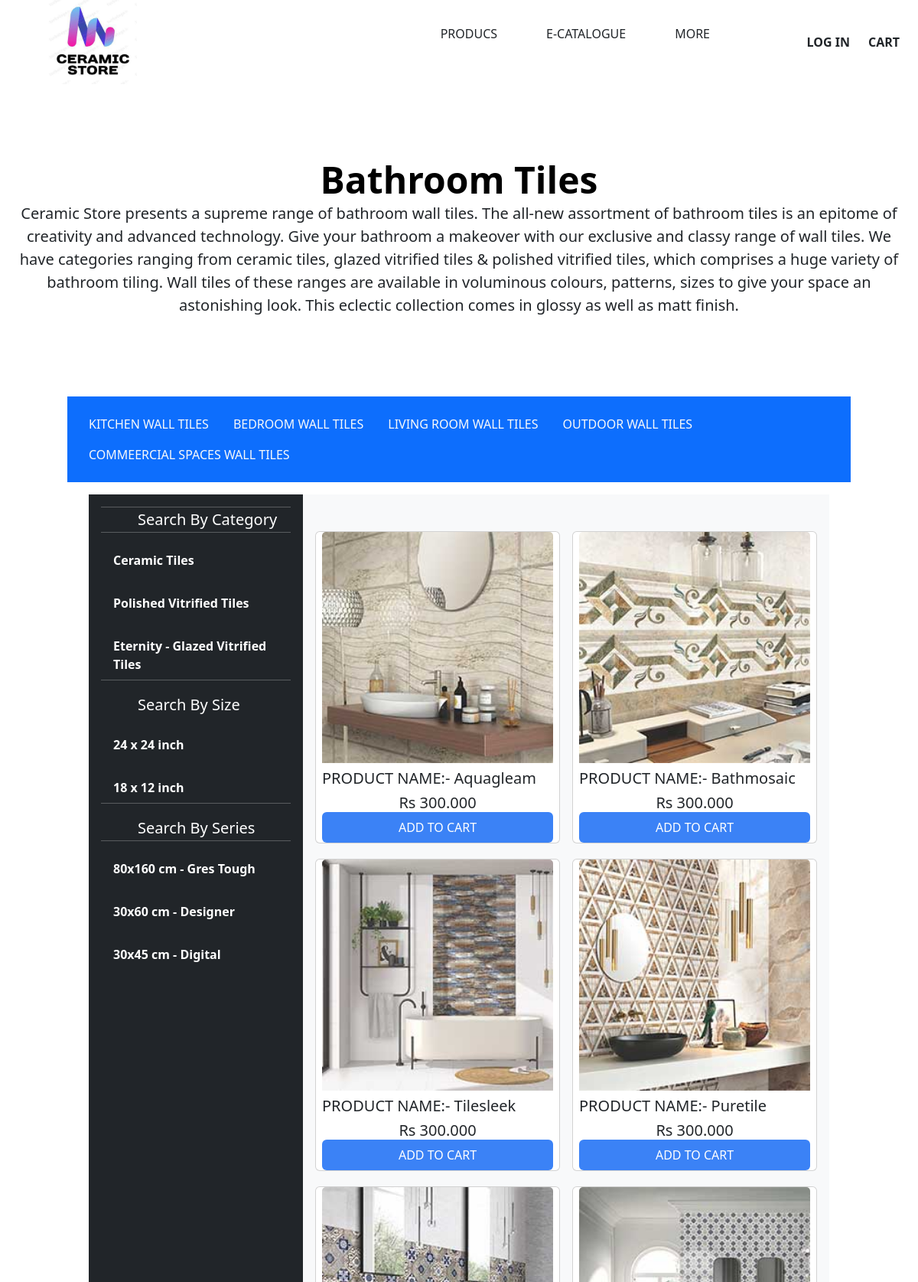
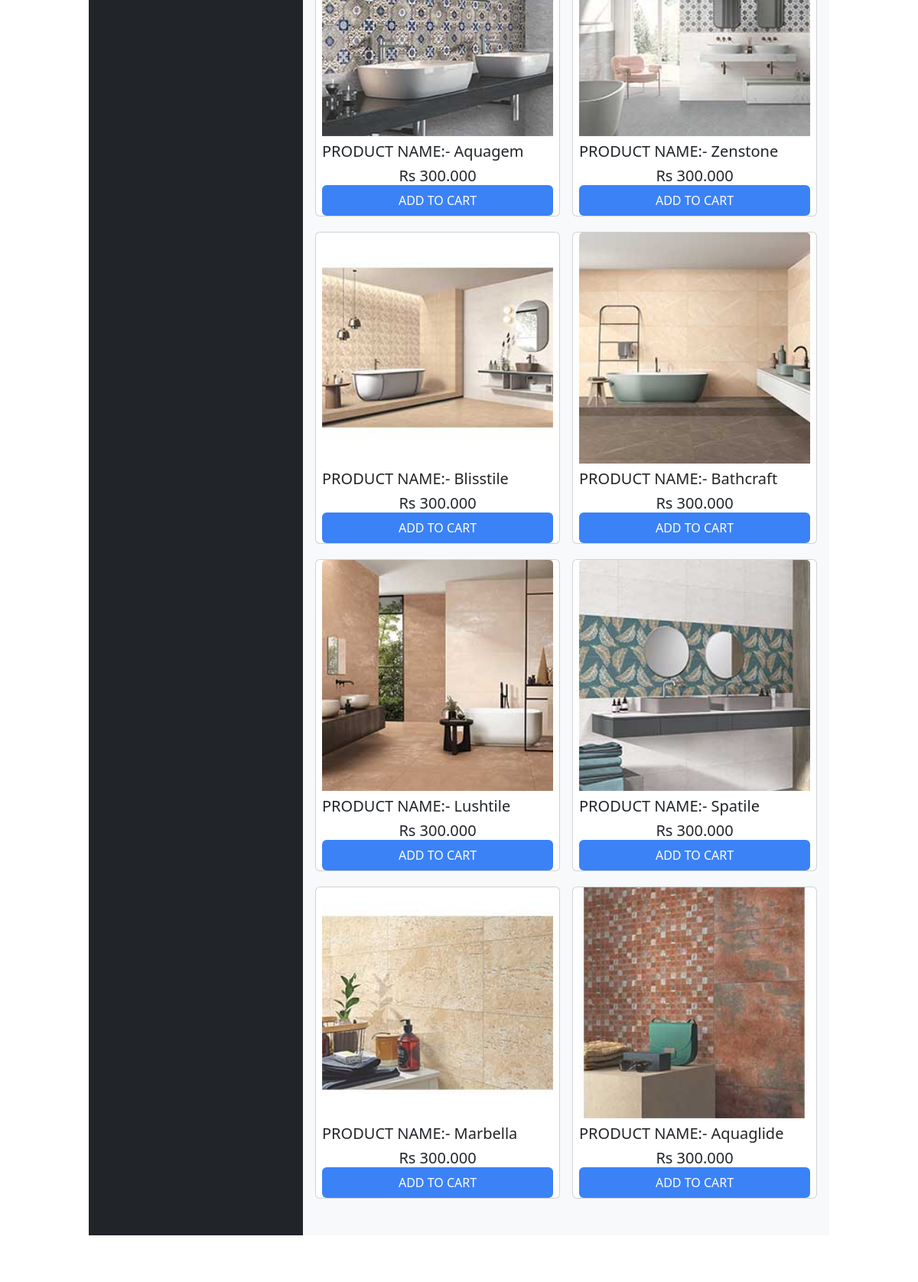
Page /filter/?categoryId=4 (upper part) on the committed database (2 pictures, top to bottom).
### home/models.py (models this page shows, shortened)
class Product(models.Model):
    catagory = models.ForeignKey(Catagory,on_delete=models.CASCADE,max_length=100)
    name=models.CharField(max_length=100)
    detaile=models.TextField(max_length=1000)
    image = models.ImageField(upload_to="kitchen",null=True)
    size = models.CharField(max_length=10)
    price = models.DecimalField(max_digits=10,decimal_places=3)

### home/views.py (the view)
# urls.py: path("filter/",views.filter,name="filter"),
def filter(request):
    category_id = request.GET.get('categoryId', None)
    data = Product.objects.filter(catagory_id=category_id)
    info = {"about":tiles_detaile[category_id],"name":types[category_id]}
    return render(request,"./MPR/product1.html",{"tiles":data,"info":info})

### home/templates/MPR/product1.html (shortened to what this page needs)
{% extends "base.html" %}
{% load static %}
{% block link %} <link
  href="https://cdn.jsdelivr.net/npm/bootstrap@5.3.2/dist/css/bootstrap.min.css"
  rel="stylesheet"
/>
  <link rel="stylesheet" href="https://cdnjs.cloudflare.com/ajax/libs/font-awesome/5.15.3/css/all.min.css">
{% endblock link %}
{% block tailwind_link %}
    <link href="https://cdn.jsdelivr.net/npm/bootstrap@5.3.1/dist/css/bootstrap.min.css" rel="stylesheet"
>
    <script src="https://cdn.tailwindcss.com"></script>
{% endblock tailwind_link %}
{% block contant %}
  <div class="flex justify-between">
    <div class="flex w-1/5 justify-center items-center max-lg:w-1/2 ">
        <a href="home:home">
          <img class="flex justify-center shrink-0 h-[110px] " src="{% static "image/img27.jpg" %}">
        </a>
    </div>
    <div class="flex w-3/5 justify-end font-medium max-lg:hidden ">
        <a href="#" class=" p-3 m-3 hover:underline">PRODUCS</a>
        <a href="#" class=" p-3 m-3 hover:underline">E-CATALOGUE </a>
        <a href="#" class=" p-3 m-3 hover:underline">MORE</a>
    </div>
    <div class="flex justify-end items-center w-1/5 max-lg:w-1/2 ">
        <div>
          {% if request.user.is_authenticated %}
          <a class="font-bold hover:underline" href="{% url 'home:logout' %}">
              LOG OUT
          </a>
          {% else %}
              <a class="font-bold hover:underline" href="{% url 'home:login' %}">
                  LOG IN
              </a>
          {% endif %}
        </div>
        <div>
              <a class="p-4 cursor-pointer hover:underline font-bold" href="{% url "home:cartpage" %}">
                  CART
              </a>
        </div>
    </div>
  </div>
  <section>
    <div class="px-4 py-5 my-5 text-center ">
      <h1 class="display-5 fw-bold text-body-emphasis">{{info.name|title}}</h1>
      <div class="">
        <p class="lead mb-2 font-350">
          {{info.about}}
        </p>
      </div>
    </div>
  </section>
  <div class="container bg-primary">
    <header class="d-flex justify-content-center py-3">
      <ul class="nav " id="myTab" role="tablist">
        <li class="nav-item "><a href="{% url "home:filter" %}?categoryId=1" class="nav-link text-light btn-primary:hover focus:bg-blue-700" aria-current="page">KITCHEN WALL TILES</a></li>
        <li class="nav-item "><a href="{% url "home:filter" %}?categoryId=2" class="nav-link text-light btn-primary:hover focus:bg-blue-700">BEDROOM WALL TILES</a></li>
        <li class="nav-item "><a href="{% url "home:filter" %}?categoryId=3" class="nav-link text-light btn-primary:hover focus:bg-blue-700">LIVING ROOM WALL TILES</a></li>
        <li class="nav-item "><a href="{% url "home:filter" %}?categoryId=5" class="nav-link text-light btn-primary:hover focus:bg-blue-700">OUTDOOR WALL TILES</a></li>
        <li class="nav-item "><a href="{% url "home:filter" %}?categoryId=6" class="nav-link text-light btn-primary:hover focus:bg-blue-700">COMMEERCIAL SPACES WALL TILES</a></li>
      </ul>
    </header>
  </div>
  <section class="container">
    <div class="d-flex flex-shrink-0 p-3">
      <div
        class="d-flex flex-column flex-shrink-0 p-3 text-bg-dark"
        style="width: 280px"
      >
        <hr>
          <a
            href="/"
            class="d-flex align-items-center mb-3 mb-md-0 me-md-auto text-white text-decoration-none"
          >
            <svg class="bi pe-none me-2" width="40" height="32">
              <use xlink:href="#bootstrap"></use>
            </svg>
            <span class="fs-5">Search By Category</span>
          </a>
          <hr />
          <ul class="nav nav-pills flex-column mb-auto">
            <li class="nav-item">
              <a href="#" class="nav-link text-white focus:bg-blue-600 font-bold" aria-current="page">
                <svg class="bi pe-none me-2" width="16" height="16">
                  <use xlink:href="#home"></use>
                </svg>
                Ceramic Tiles
              </a>
            </li>
            <li>
              <a href="#" class="nav-link text-white focus:bg-blue-600 font-bold">
                <svg class="bi pe-none me-2" width="16" height="16">
                  <use xlink:href="#speedometer2"></use>
                </svg>
                Polished Vitrified Tiles
              </a>
            </li>
            <li>
              <a href="#" class="nav-link text-white focus:bg-blue-600 font-bold">
                <svg class="bi pe-none me-2" width="16" height="16">
                  <use xlink:href="#table"></use>
                </svg>
                Eternity - Glazed Vitrified Tiles
              </a>
            </li>
            <hr>
            <a
            href="/"
            class="d-flex align-items-center mb-3 mt-3 mb-md-0 me-md-auto text-white text-decoration-none"
          >
            <svg class="bi pe-none me-2" width="40" height="32">
              <use xlink:href="#bootstrap"></use>
            </svg>
            <span class="fs-5">Search By Size</span>
          </a>
          <li>
            <a href="{% url "home:sidebar" %}?size=24x24" class="nav-link text-white focus:bg-blue-600 font-bold">
              <svg class="bi pe-none me-2" width="16" height="16">
                <use xlink:href="#table"></use>
              </svg>
              24 x 24 inch
            </a>
          </li>
          <li>
            <a href="{% url "home:sidebar" %}?size=18x12" class="nav-link text-white focus:bg-blue-600 font-bold">
              <svg class="bi pe-none me-2" width="16" height="16">
                <use xlink:href="#table"></use>
              </svg>
              18 x 12 inch
            </a>
          </li>
          <hr>
          <a
            href="/"
            class="d-flex align-items-center mb-3 mt-3 mb-md-0 me-md-auto text-white text-decoration-none"
          >
            <svg class="bi pe-none me-2" width="40" height="32">
              <use xlink:href="#bootstrap"></use>
            </svg>
            <span class="fs-5">Search By Series</span>
          </a>
          <hr>
          <li>
            <a href="#" class="nav-link text-white focus:bg-blue-600 font-bold">
              <svg class="bi pe-none me-2" width="16" height="16">
                <use xlink:href="#table"></use>
              </svg>
              80x160 cm - Gres Tough
            </a>
          </li>
          <li>
            <a href="#" class="nav-link text-white focus:bg-blue-600 font-bold">
              <svg class="bi pe-none me-2" width="16" height="16">
                <use xlink:href="#table"></use>
              </svg>
              30x60 cm - Designer
            </a>
          </li>
          <li>
            <a href="#" class="nav-link text-white focus:bg-blue-600 font-bold">
              <svg class="bi pe-none me-2" width="16" height="16">
                <use xlink:href="#table"></use>
              </svg>
              30x45 cm - Digital
            </a>
          </li>
      </div>
      <div class="album py-5 bg-body-tertiary">
        <div class="container">
          <div class="row row-cols-1 row-cols-sm-2 row-cols-md-3 g-3 row-gap-xl-1 column-gap-3 d-flex justify-center align-items-center">
            {% for item in tiles %}
              <div class="card" style="width: 20rem;">
                <a href="{% url "home:detaile"%}?product={{item.id}}">
                  <img src="{{item.image.url}}" class="card-img-top" alt="...">
                </a>
                <div class="flex-col">
                  <div class="flex-col">
                    <div>
                      <h6 class="font-580 pt-2 text-[20px]">PRODUCT NAME:- {{item.name|title}}</h6>
                    </div>
                    <div>
                      <h6 class="flex items-center justify-center font-550 pt-2 text-[20px]">
                         Rs {{item.price}}
                      </h6>
                    </div>
                  </div>
                  <div class="flex items-center justify-center bg-blue-500 py-2 rounded text-white hover:p-0">
                    <a href="{% url "home:add" id=item.id %}" target="blank">
                        <button>
                            ADD TO CART
                        </button>
                    </a>
                  </div>
                </div>
              </div>
            {% endfor %}
        </div>
    </div>
  </section>
  <div class="flex flex-col h-[450px]">
</div>
{% endblock contant %}

### rows in the picture
Product: image (picture), name "Aquagleam", price "300.000"
Product: image (picture), name "Bathmosaic", price "300.000"
Product: image (picture), name "Tilesleek", price "300.000"
Product: image (picture), name "Puretile", price "300.000"
Product: image (picture), name "Aquagem", price "300.000"
Product: image (picture), name "Zenstone", price "300.000"
Product: image (picture), name "Blisstile", price "300.000"
Product: image (picture), name "Bathcraft", price "300.000"
Product: image (picture), name "Lushtile", price "300.000"
Product: image (picture), name "Spatile", price "300.000"
Product: image (picture), name "Marbella", price "300.000"
Product: image (picture), name "Aquaglide", price "300.000"

### other values in the picture
{{ info.name|title }} "Bathroom Tiles"
